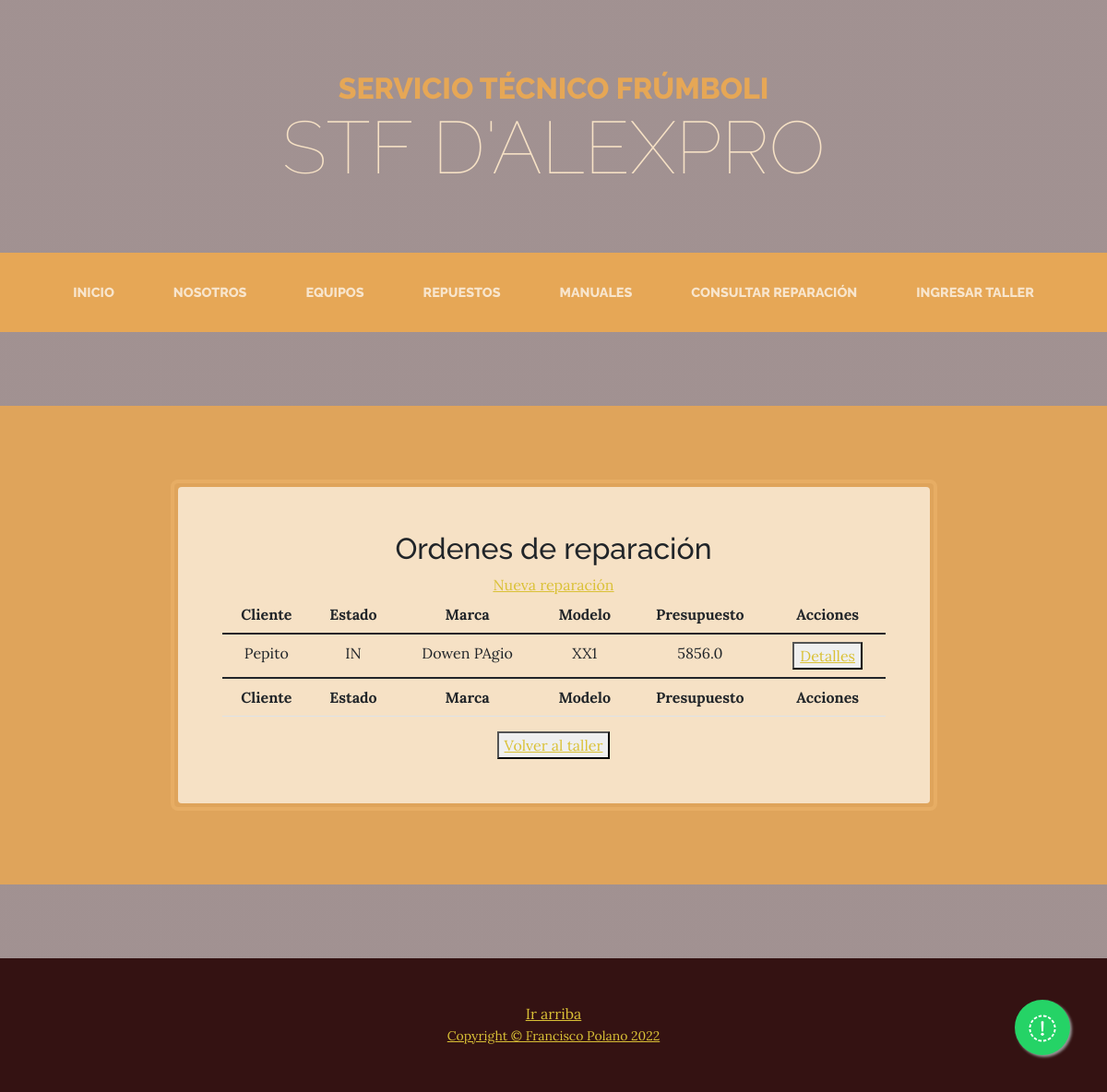
The app's page /STFprivado/reparaciones with its own data.
### STFprivado/models.py (models this page shows, shortened)
class Ordenes(models.Model):
    opcionesEstado = [('IN','Ingresado'),
                      ('RE','Revisado'),
                      ('PR','Presupuestado'),
                      ('AC','Aceptado'),
                      ('NC','Rechazado'),
                      ('RP','Reparado'),
                      ('RT','Retirado'),
                      ]
    estado = models.CharField(max_length = 2,choices = opcionesEstado,default = 'IN')
    fechaIngreso = models.DateField(auto_now_add = True)
    cliente = models.CharField(max_length=60)
    tipo = models.CharField(max_length=60)
    marca = models.CharField(max_length=60)
    modelo = models.CharField(max_length=60)
    obs = models.TextField(max_length=300)
    presupuesto = models.FloatField(blank = True)

### STFprivado/views.py (the view)
# urls.py: path('reparaciones', views.ordenesLista, name = "Reparaciones lista"),
def ordenesLista(request):
    ordenes = Ordenes.objects.all()
    return render(request, "STFprivado/ordenes/ordenesLista.html",{'datos':ordenes})

### STFprivado/templates/STFprivado/ordenes/ordenesLista.html (shortened to what this page needs)
{% extends 'AppSTF/padre.html' %}
{% load static %}
{% block cuerpo %}
<section class="page-section cta">
    <div class="container">
        <div class="row">
            <div class="col-xl-9 mx-auto">
                <div class="cta-inner bg-faded text-center rounded">
                    <h2> Ordenes de reparación </h2>
                    <a href="{% url 'Reparaciones alta' %}">Nueva reparación</a>
                    <table class="table" id="Listaordenes">
                        <thead>
                            <tr>
                                <th>Cliente</th>
                                <th>Estado</th>
                                <th>Marca</th>
                                <th>Modelo</th>
                                <th>Presupuesto</th>
                                <th>Acciones</th>
                            </tr>
                        </thead>
                        <tbody>
                            {% if datos %}
                                {% for orden in datos %}
                                    <tr>
                                        <td>{{orden.cliente}}</td>
                                        <td>{{orden.estado}}</td>
                                        <td>{{orden.marca}}</td>
                                        <td>{{orden.modelo}}</td>
                                        <td>{{orden.presupuesto}}</td>
                                        <td>
                                            <button>
                                                <a href="{% url 'Reparaciones detalle' orden.id %}">Detalles</a>
                                            </button>
                                        </td>
                                    </tr>
                                {% endfor %}
                            {% else %}
                                <tr><td>No hay ordenes disponibles</td></tr>
                            {% endif %}
                        </tbody>
                        <tfoot>
                            <tr>
                                <th>Cliente</th>
                                <th>Estado</th>
                                <th>Marca</th>
                                <th>Modelo</th>
                                <th>Presupuesto</th>
                                <th>Acciones</th>
                            </tr>
                        </tfoot>
                    </table>
                <button>
                    <a href="{% url 'Taller' %}">Volver al taller</a>
                </button>
                </div>
            </div>
        </div>
    </div>
</section>
{% endblock %}

### records on screen
Ordenes: cliente "Pepito", estado "IN", marca "Dowen PAgio", modelo "XX1", presupuesto "5856.0"
